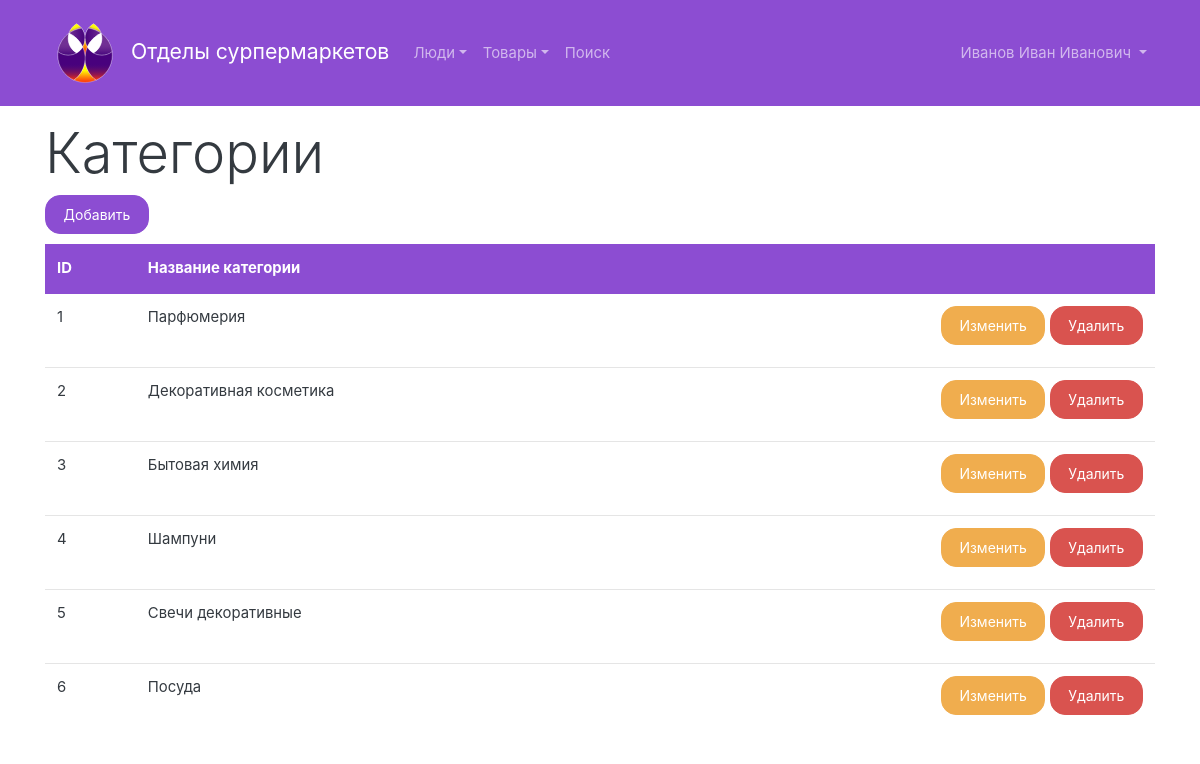
The app's page /categories.php (signed in) with its own data.
### tables this page shows
CREATE TABLE "category" (
	`category_ID`	INTEGER PRIMARY KEY AUTOINCREMENT,
	`name`	TEXT NOT NULL
);

### includes/sqlite.php (called while the page is built, shortened)
<?php
class DB
{
    private $db;
    public function __construct($dbfile = ':memory:')
    {
        $this->db = new SQLite3($dbfile);
        $this->db->createFunction('lower', 'lower');
    }
    public function exec(string $query): bool
    {
        $result = $this->db->exec($query);
        return $result;
    }
    public function query(string $query)
    {
        $result = $this->db->query($query);
        $array = array();
        while ($row = $result->fetchArray()) {
            $array[] = $row;
        }
        return $array;
    }
    public function select($table, $fields = '*', string $where = '1', $order = array(), int $limit = -1, int $offset = 0)
    {
        $_order = '';
        $countOrder = count($order);
        if ($countOrder > 0) {
            if ($countOrder == 1) {
                $_order .= '`' . $order[0] . '`';
            } else {
                $_order .= '`' . $order[0] . '` ' . $order[1];
            }
            $order = 'ORDER BY ' . $_order;
        } else {
            $order = '';
        }
        if ($limit >= 0) {
            $limit = 'LIMIT ' . $offset . ', ' . $limit;
        } else {
            $limit = '';
        }
        if (!is_array($table)) $table = array($table);
        $tables = '';
        $countTables = count($table);
        for($i = 0; $i < $countTables; $i++) {
            $tables .= '`' . $table[$i] . '`';;
        }
        $query = "SELECT $fields FROM $tables WHERE $where $order $limit;";
        $result = $this->query($query);
        return $result;
    }
}

### categories.php (the view, shortened to what this page needs)
<?php
include "includes/header.php";
$db = new DB('db.db');
if (isset($_GET['q'])) {
    $q = urldecode($_GET['q']);
    $q = trim($q);
    $categories = $db->select('category', '*',
        'lower(name) LIKE lower("%' . $q . '%")');
} else {
    $categories = $db->select('category');
}
?>
    <main class="container">
        <h2 class="display-4">Категории</h2>
        <div>
            <a href="/add-category.php" class="btn btn-primary">Добавить</a>
        </div>
        <table class="table table-hover">
            <thead>
            <tr class="table-primary">
                <th>ID</th>
                <th>Название категории</th>
                <th>&nbsp;</th>
            </tr>
            </thead>
            <tbody>
            <?php foreach ($categories as $category): ?>
                <tr>
                    <td><?= $category['category_ID']; ?></td>
                    <td><?= $category['name']; ?></td>
                    <td class="text-right">
                        <a href="edit-category.php?id=<?= $category['category_ID']; ?>" class="btn btn-warning">Изменить</a>
                        <a href="delete.php?type=category&id=<?= $category['category_ID']; ?>" class="btn btn-danger">Удалить</a>
                    </td>
                </tr>
            <?php endforeach; ?>
            </tbody>
        </table>
    </main>
<?php
include "includes/footer.php";

### includes/header.php (shortened to what this page needs)
<?php
include "sqlite.php";
?>
<!DOCTYPE html>
<html lang="en">
<head>
    <link rel="stylesheet" href="https://bootswatch.com/4/litera/bootstrap.min.css">
    <link rel="stylesheet" href="/style.css?v=336">
</head>
<body>
<?php if (isset($_SESSION['id'])): ?>
    <nav class="navbar navbar-expand-lg navbar-dark bg-primary fixed-top">
        <div class="container">
            <a class="navbar-brand" href="/"><img src="/logo.svg" alt="Logo" class="logo"> Отделы сурпермаркетов</a>
            <div class="collapse navbar-collapse" id="navbarColor02">
                <ul class="navbar-nav mr-auto">
                    <li class="nav-item dropdown">
                        <a class="nav-link dropdown-toggle" href="#" id="peoples" role="button"
                           data-toggle="dropdown" aria-haspopup="true" aria-expanded="false">Люди</a>
                    </li>
                    <li class="nav-item dropdown">
                        <a class="nav-link dropdown-toggle" href="#" id="products" role="button"
                           data-toggle="dropdown" aria-haspopup="true" aria-expanded="false">Товары</a>
                    </li>
                    <li class="nav-item">
                        <a class="nav-link" href="/search.php">Поиск</a>
                    </li>
                </ul>
                <ul class="navbar-nav">
                    <li class="nav-item dropdown">
                        <a class="nav-link dropdown-toggle" href="#" id="navbarDropdown" role="button"
                           data-toggle="dropdown" aria-haspopup="true" aria-expanded="false">
                            <?= $_SESSION['name']; ?>
                        </a>
                    </li>
                </ul>
            </div>
        </div>
    </nav>
<?php endif; ?>

### includes/footer.php (shortened to what this page needs)
</body>
</html>

### style.css (style rules this page uses)
.btn { margin-bottom: 10px; }
body { margin-top: 120px; }
.logo { width: 80px; height: 80px; }
.bg-primary, .table-primary, .table-primary>th, .table-primary>td, .btn-primary { background-color: #8c4dd2 !important; background: #8c4dd2 !important; border-color: #8c4dd2 !important; }

### records on screen
category: category_ID "1", name "Парфюмерия"
category: category_ID "2", name "Декоративная косметика"
category: category_ID "3", name "Бытовая химия"
category: category_ID "4", name "Шампуни"
category: category_ID "5", name "Свечи декоративные"
category: category_ID "6", name "Посуда"

### other values on screen
$_SESSION['name'] "Иванов Иван Иванович"
